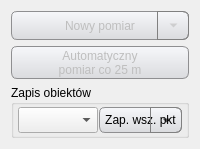
              <widget class="QWidget" name="layoutWidget">
               <layout class="QVBoxLayout" name="verticalLayout_6">
                <property name="spacing">
                 <number>6</number>
                </property>
                <item>
                 <widget class="QToolButton" name="btnMeasurePoint">
                  <property name="enabled">
                   <bool>false</bool>
                  </property>
                  <property name="sizePolicy">
                   <sizepolicy hsizetype="Minimum" vsizetype="MinimumExpanding">
                    <horstretch>0</horstretch>
                    <verstretch>0</verstretch>
                   </sizepolicy>
                  </property>
                  <property name="minimumSize">
                   <size>
                    <width>64</width>
                    <height>26</height>
                   </size>
                  </property>
                  <property name="maximumSize">
                   <size>
                    <width>16777215</width>
                    <height>52</height>
                   </size>
                  </property>
                  <property name="styleSheet">
                   <string notr="true">QToolButton {min-width: 30; min-height: 24; border: 1px solid #8f8f91; border-radius: 6px; background-color: qlineargradient(x1: 0, y1: 0, x2: 0, y2: 1, stop: 0 #f6f7fa, stop: 1 #dadbde);}
QToolButton[popupMode=&quot;1&quot;] { padding-right: 32px; }
QToolButton:pressed{background-color: qlineargradient(x1: 0, y1: 0, x2: 0, y2: 1, stop: 0 #dadbde, stop: 1 #f6f7fa);}
QToolButton::menu-button{border: 1px solid gray; border-top-right-radius: 6px; border-bottom-right-radius: 6px; width: 30px; }
QToolButton::menu-arrow:open {top: 1px; left: 1px;}</string>
                  </property>
                  <property name="text">
                   <string>Nowy pomiar</string>
                  </property>
                  <property name="popupMode">
                   <enum>QToolButton::MenuButtonPopup</enum>
                  </property>
                 </widget>
                </item>
                <item>
                 <widget class="QToolButton" name="btnIntervalMeasure">
                  <property name="enabled">
                   <bool>false</bool>
                  </property>
                  <property name="sizePolicy">
                   <sizepolicy hsizetype="Minimum" vsizetype="MinimumExpanding">
                    <horstretch>0</horstretch>
                    <verstretch>0</verstretch>
                   </sizepolicy>
                  </property>
                  <property name="minimumSize">
                   <size>
                    <width>26</width>
                    <height>26</height>
                   </size>
                  </property>
                  <property name="maximumSize">
                   <size>
                    <width>16777215</width>
                    <height>52</height>
                   </size>
                  </property>
                  <property name="styleSheet">
                   <string notr="true">QToolButton {min-height: 24px; min-width: 24px; border: 1px solid #8f8f91; border-radius: 6px; background-color: qlineargradient(x1: 0, y1: 0, x2: 0, y2: 1, stop: 0 #f6f7fa, stop: 1 #dadbde);}
QToolButton:pressed{background-color: qlineargradient(x1: 0, y1: 0, x2: 0, y2: 1, stop: 0 #33AD5C, stop: 1 #C2FFC2); border: 1px solid #1F6837}
QToolButton:checked{background-color: qlineargradient(x1: 0, y1: 0, x2: 0, y2: 1, stop: 0 #33AD5C, stop: 1 #C2FFC2); border: 1px solid #1F6837}</string>
                  </property>
                  <property name="text">
                   <string>Automatyczny
pomiar co 25 m</string>
                  </property>
                  <property name="checkable">
                   <bool>true</bool>
                  </property>
                 </widget>
                </item>
                <item>
                 <widget class="QGroupBox" name="gbLayers">
                  <property name="sizePolicy">
                   <sizepolicy hsizetype="Preferred" vsizetype="Maximum">
                    <horstretch>0</horstretch>
                    <verstretch>0</verstretch>
                   </sizepolicy>
                  </property>
                  <property name="title">
                   <string>Zapis obiektów</string>
                  </property>
                  <layout class="QGridLayout" name="gridLayout_2">
                   <property name="leftMargin">
                    <number>4</number>
                   </property>
                   <property name="topMargin">
                    <number>2</number>
                   </property>
                   <property name="rightMargin">
                    <number>4</number>
                   </property>
                   <property name="bottomMargin">
                    <number>2</number>
                   </property>
                   <property name="spacing">
                    <number>1</number>
                   </property>
                   <item row="0" column="3">
                    <widget class="QToolButton" name="btnAddFeatures">
                     <property name="minimumSize">
                      <size>
                       <width>64</width>
                       <height>26</height>
                      </size>
                     </property>
                     <property name="styleSheet">
                      <string notr="true">QToolButton {min-width: 30; border: 1px solid #8f8f91; border-radius: 6px; background-color: qlineargradient(x1: 0, y1: 0, x2: 0, y2: 1, stop: 0 #f6f7fa, stop: 1 #dadbde);}
QToolButton[popupMode=&quot;1&quot;] { padding-right: 32px; }
QToolButton:pressed{background-color: qlineargradient(x1: 0, y1: 0, x2: 0, y2: 1, stop: 0 #dadbde, stop: 1 #f6f7fa);}
QToolButton::menu-button{border: 1px solid gray; border-top-right-radius: 6px; border-bottom-right-radius: 6px; width: 30px; }
QToolButton::menu-arrow:open {top: 1px; left: 1px;}</string>
                     </property>
                     <property name="text">
                      <string>Zap. wsz. pkt</string>
                     </property>
                     <property name="popupMode">
                      <enum>QToolButton::MenuButtonPopup</enum>
                     </property>
                    </widget>
                   </item>
                   <item row="0" column="1" colspan="2">
                    <widget class="QgsMapLayerComboBox" name="cmbLayers">
                     <property name="sizePolicy">
                      <sizepolicy hsizetype="MinimumExpanding" vsizetype="Fixed">
                       <horstretch>0</horstretch>
                       <verstretch>0</verstretch>
                      </sizepolicy>
                     </property>
                     <property name="minimumSize">
                      <size>
                       <width>0</width>
                       <height>26</height>
                      </size>
                     </property>
                     <property name="insertPolicy">
                      <enum>QComboBox::InsertAlphabetically</enum>
                     </property>
                    </widget>
                   </item>
                  </layout>
                 </widget>
                </item>
               </layout>
              </widget>
